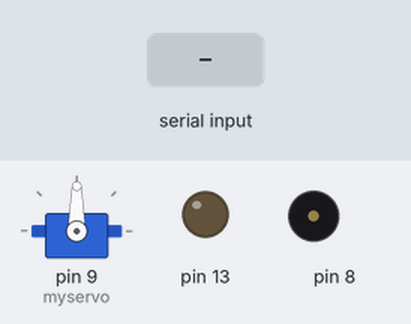
This sketch was run on a simulated Arduino Uno, built with avr-gcc and run on an emulated ATmega328P. Parts: servo, output pins drawn as LEDs (lit = HIGH), buzzer (waves = sounding). The test bench sets the inputs (shaded band).

Above: at 1.2 s.
1.3 s: "1" received over the second serial link
At 2.2 s:
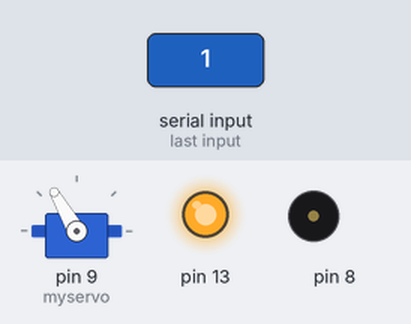
3.3 s: "0" received over the second serial link
At 4.5 s:
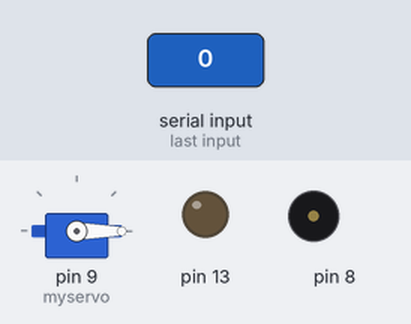
4.8 s: "1" received over the second serial link
At 5.2 s:
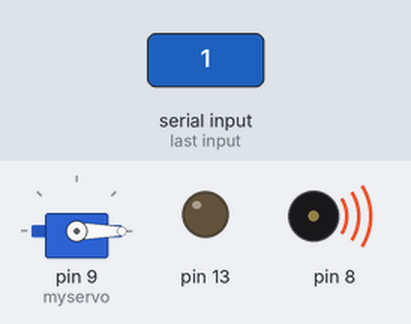
Timing chart, 0 to 7.8 s (numbered marks = the images above; inputs shaded):
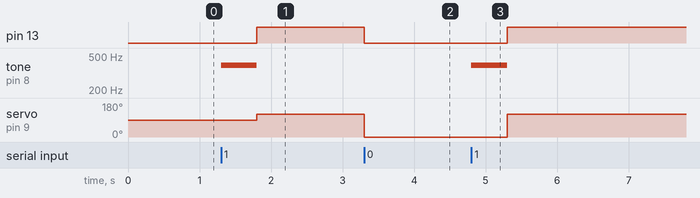

The sketch:

feeding_machine.ino
```cpp
#include <SoftwareSerial.h>
#include <Servo.h>
Servo myservo;

SoftwareSerial swSerial(2,3);
void setup()
{
  swSerial.begin(9600);
  myservo.attach(9);
  pinMode(13, OUTPUT);
}


void loop( ) {
  if ( swSerial.available() ) {
    char cmd = (char) swSerial.read();
    if(cmd == '1') {
      tone(8, 392, 500);
      delay(500);
      noTone(8);
      digitalWrite(13, HIGH);
      myservo.write(120);
    } else if(cmd == '0') {
        digitalWrite(13, LOW);
        myservo.write(0);
    }
 }
}
```

Measured:
- after the input at 1.3 s, pin 13: LOW → HIGH after 0.50 s; tone on pin 8: silent → 392 Hz at once, → silent 0.50 s later; servo on pin 9 (myservo): 90° → 120° after 0.50 s
- after the input at 3.3 s, pin 13: HIGH → LOW at once; servo on pin 9 (myservo): 120° → 0° at once
- after the input at 4.8 s, pin 13: LOW → HIGH after 0.50 s; tone on pin 8: silent → 392 Hz at once, → silent 0.50 s later; servo on pin 9 (myservo): 0° → 120° after 0.50 s
